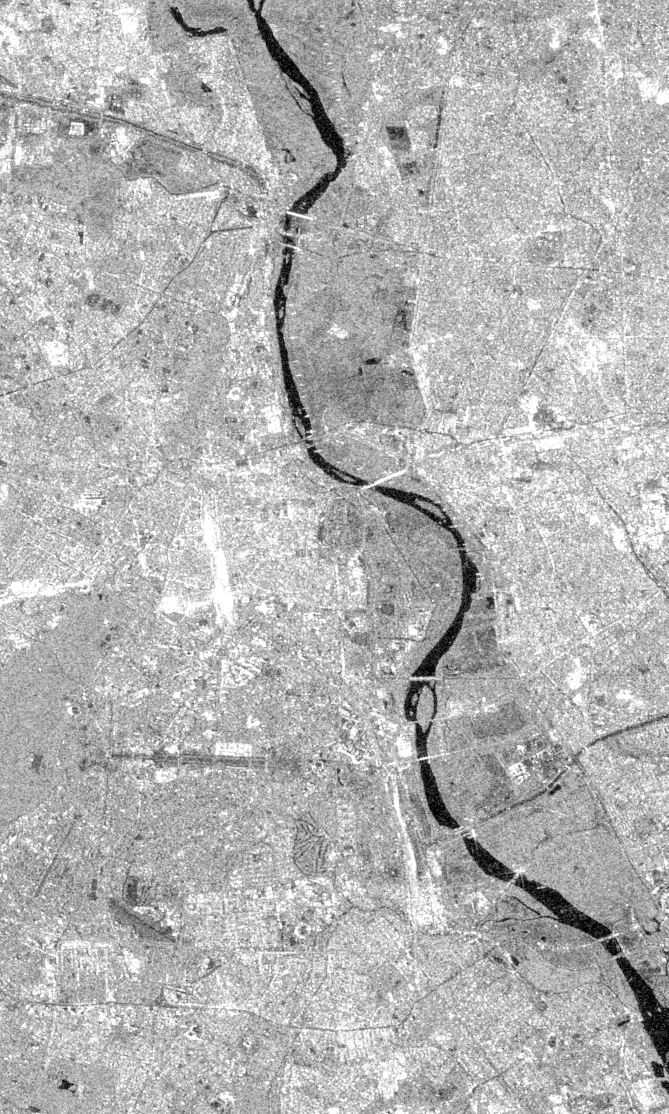
#> input picture data/raw/pre_flood/Delhi_Pre.tif, 1337 x 2227 px (shown at 1/2 size)
$ python make_web_images.py
#> lines starting #> are read from the running program, lines starting #| are printed output that depends on the picture
"""Create small copies of the satellite images for deployment.

The web app resizes every image to 512x512 before analysis, so the
full-resolution GeoTIFFs in data/raw (~190 MB) aren't needed online.
This script writes copies whose longest side is at most MAX_SIDE pixels
to data/web, compressed with deflate. File names are kept, so the app can
read either folder.

Usage (from the repo root):
    python scripts/make_web_images.py
"""
import os
import sys

from PIL import Image

Image.MAX_IMAGE_PIXELS = None  # trusted local files only

BASE_DIR = os.path.abspath(os.path.join(os.path.dirname(__file__), ".."))
SRC_DIR = os.path.join(BASE_DIR, "data", "raw")
DST_DIR = os.path.join(BASE_DIR, "data", "web")
MAX_SIDE = 1024


def main():
    total_in = total_out = 0
    for sub in ("pre_flood", "post_flood"):
        src_sub = os.path.join(SRC_DIR, sub)
        dst_sub = os.path.join(DST_DIR, sub)
        os.makedirs(dst_sub, exist_ok=True)
        for name in sorted(os.listdir(src_sub)):
            if not name.lower().endswith((".tif", ".tiff", ".png", ".jpg")):
                continue
            src = os.path.join(src_sub, name)
            dst = os.path.join(dst_sub, name)
            with Image.open(src) as img:
#> img is the input picture: PIL image 1337x2227 L; min 0, max 255, mean 179.3
                img.load()
                if img.mode not in ("L", "RGB"):
                    img = img.convert("RGB")
                img.thumbnail((MAX_SIDE, MAX_SIDE), Image.LANCZOS)
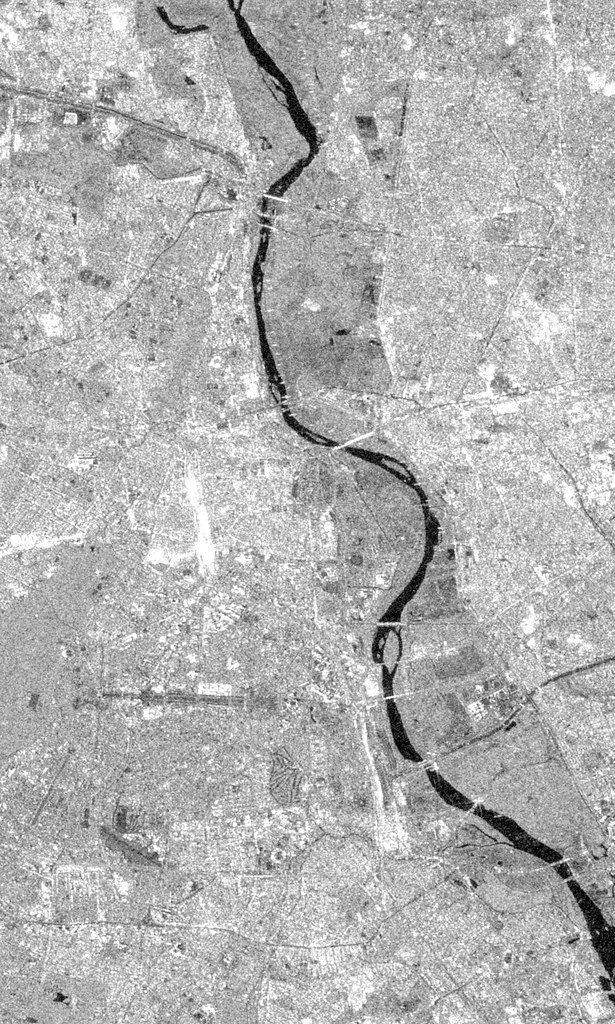
#> img: PIL image 615x1024 L; min 0, max 255, mean 179.2
                if name.lower().endswith((".tif", ".tiff")):
                    img.save(dst, compression="tiff_deflate")
                else:
                    img.save(dst)
                size = img.size
#> size = (615, 1024)
            in_b, out_b = os.path.getsize(src), os.path.getsize(dst)
            total_in += in_b
            total_out += out_b
            print(f"{sub}/{name}: {size[0]}x{size[1]}  {in_b/1e6:.1f} MB -> {out_b/1e6:.2f} MB")
#| pre_flood/Delhi_Pre.tif: 615x1024  3.2 MB -> 0.57 MB
    print(f"Total: {total_in/1e6:.1f} MB -> {total_out/1e6:.2f} MB in {DST_DIR}")


if __name__ == "__main__":
    sys.exit(main())
#> (the program exits here)
